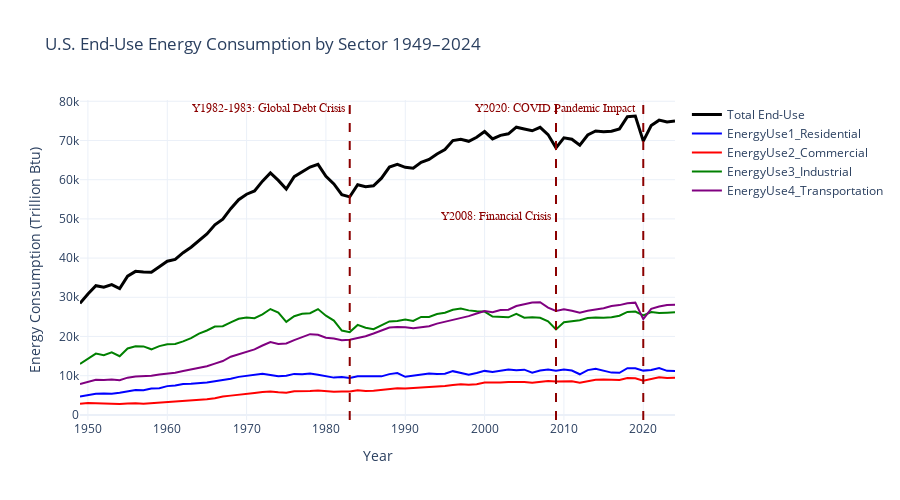

The notebook cell this image was saved under:
### Code cell
# Total end-use energy consumption by sector 1949-2024
# Notes: Notable impacts on energy consumption
# -- 1982-1983: Global Debt Crisis
# -- 2008-2009: Financial Crisis
# -- 2020: COVID-19 Pandemic

fig2_b = go.Figure()
# Add total
fig2_b.add_trace(go.Scatter(x=df1_energy["Year"], y=df1_energy["TotEnergy_2EndUse"],
                            mode="lines", name="Total End-Use", line=dict(width=3, color="black")))

# Add each sector
for col, color in zip(
    ["EnergyUse1_Residential", "EnergyUse2_Commercial", "EnergyUse3_Industrial", "EnergyUse4_Transportation"],
    ["blue", "red", "green", "purple"]
):
    fig2_b.add_trace(go.Scatter(x=df1_energy["Year"], y=df1_energy[col],
                             mode="lines", name=col, line=dict(width=2, color=color)))

# Add a vertical line at Year=1983, Global Debt Crisis
fig2_b.add_vline(
    x=1983,
    line_width=2,
    line_dash="dash",
    line_color="darkred",
    annotation_text="Y1982-1983: Global Debt Crisis ",
    annotation_position="top left",
    annotation_font=dict(color="darkred", size=12, family="Arial")  # customize color, size, font
)

# Add a vertical line at Year=2009, 2008 Financial Crisis
fig2_b.add_vline(
    x=2009,
    line_width=2,
    line_dash="dash",
    line_color="darkred",
    # annotation_text="Y2008: Financial Crisis  ",
    # annotation_position="top left",
    # annotation_font=dict(color="darkred", size=12, family="Arial")  # customize color, size, font
)
# Add annotation manually
fig2_b.add_annotation(
    x=2009, y=df1_energy["TotEnergy_2EndUse"].max() * 2/3,  # 2/3 of y-axis
    text="Y2008: Financial Crisis ",
    showarrow=False,
    xanchor="right",    # text appears to the left of the line
    font=dict(color="darkred", size=12, family="Arial")  # customize color, size, font
)

# Add a vertical line at Year=2020, COVID pandemic impact
fig2_b.add_vline(
    x=2020,
    line_width=2,
    line_dash="dash",
    line_color="darkred",
    annotation_text="Y2020: COVID Pandemic Impact  ",
    annotation_position="top left",
    annotation_font=dict(color="darkred", size=12, family="Arial")  # customize color, size, font
)

# Layout update
fig2_b.update_layout(
    title="U.S. End-Use Energy Consumption by Sector 1949–2024", 
    xaxis_title="Year",
    yaxis_title="Energy Consumption (Trillion Btu)",
    template="plotly_white",
    width=900,
    height=500,
    hovermode="x unified" 
)

fig2_b.show()
